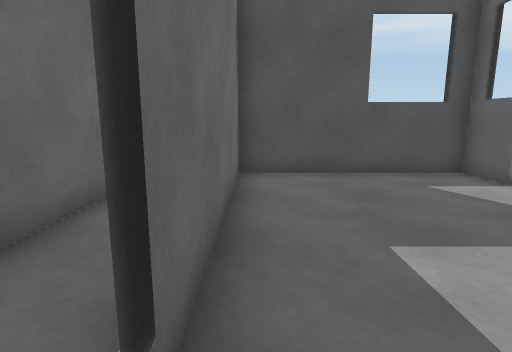
view 1 (above)

17 first-person views from a walk through a 3-D level made in the Unity game engine. The camera is 1.2 m above the floor, tilts 10° down and sees 80° across. The floor is counted in squares, 0.9 m on a side. Each view is taken from the middle of a square. On the plan, view 1 faces up. The plan holds only what a view shows up to about 14 squares ahead; the rest is blank. The place goes on beyond the plan. The player is left out.

view 2
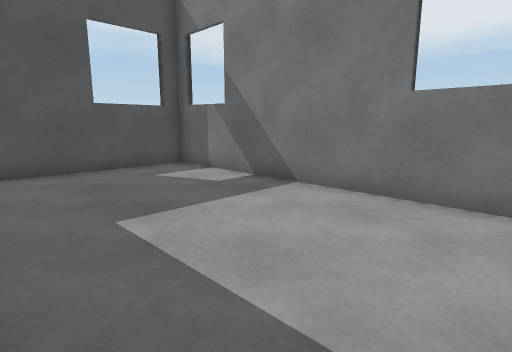

view 3
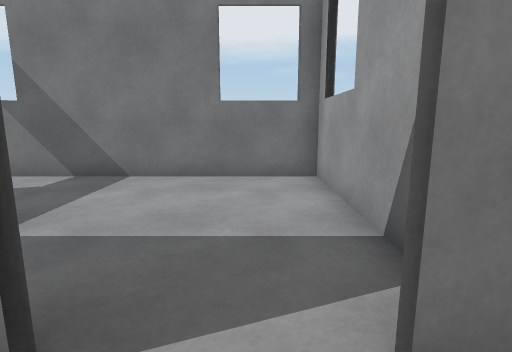

view 4
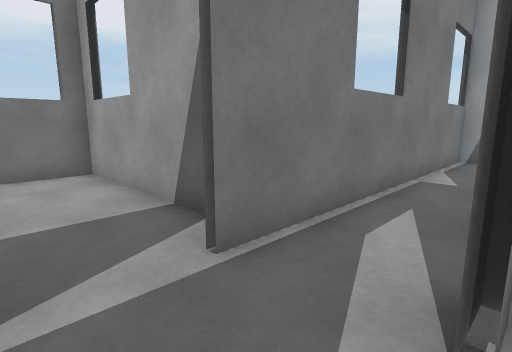

view 5
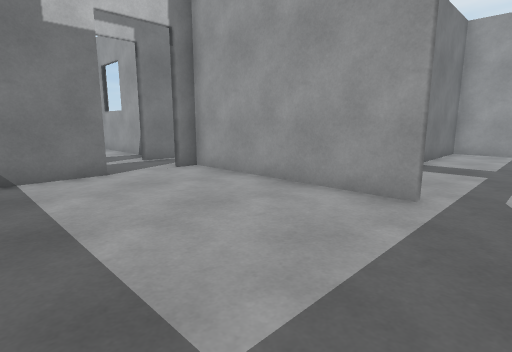

view 6
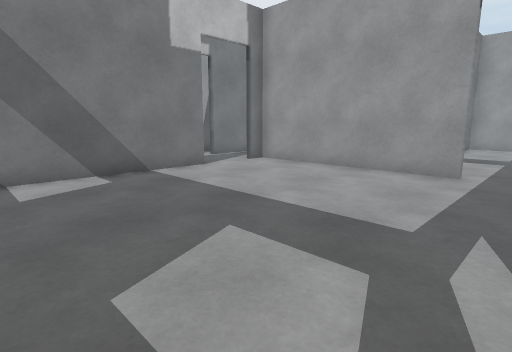

view 7
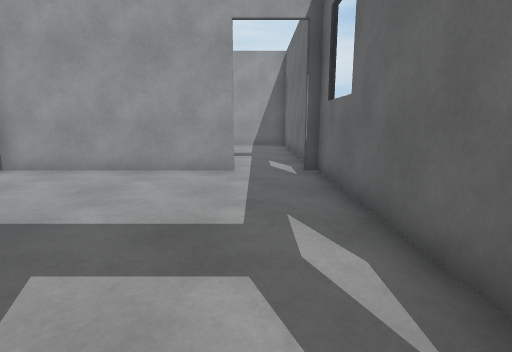

view 8
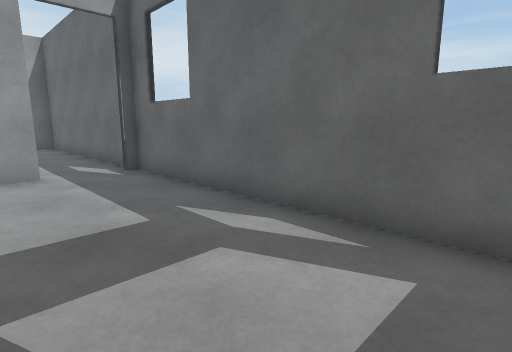

view 9
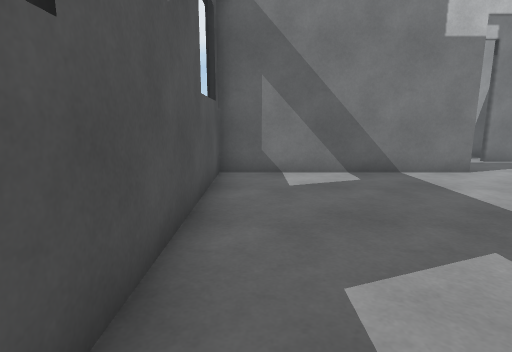

view 10
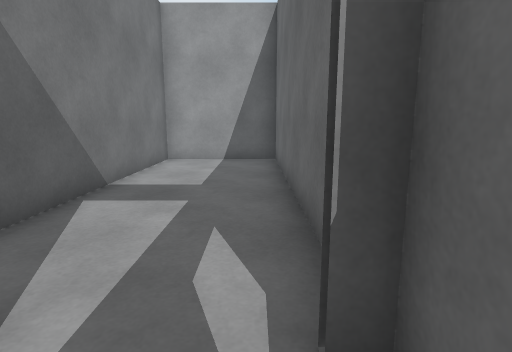

view 11
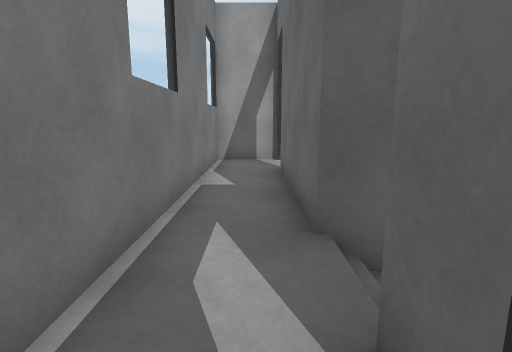

view 12
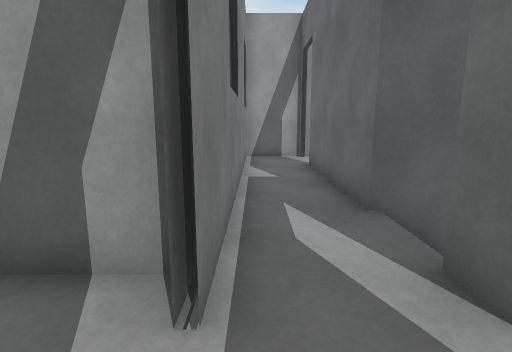

view 13
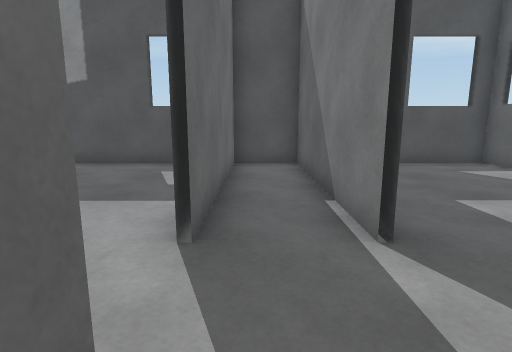

view 14
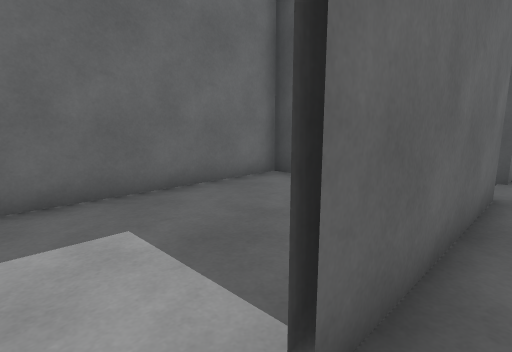

view 15
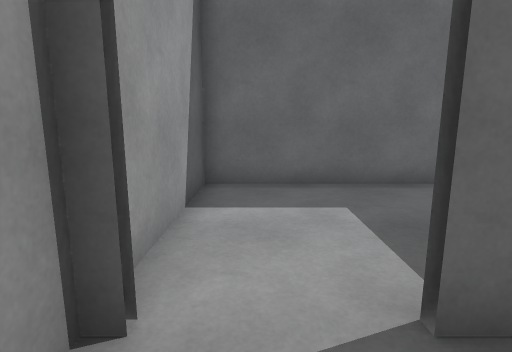

view 16
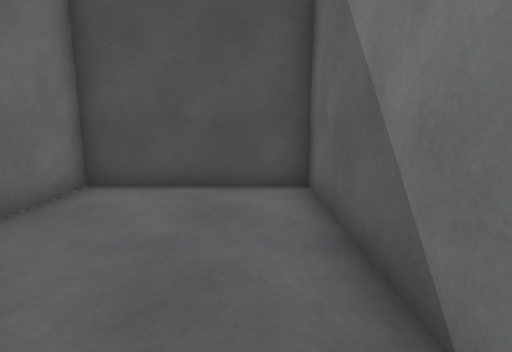

view 17
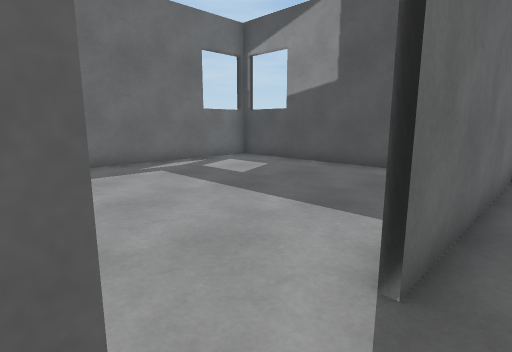

### Floor plan
Points are (right, up) in squares from view 1. A wall is a line through its corners. A room is listed if a view was taken in it or the views show most of it. See-through windows are left out.
Room 1 (views 1, 2)
walls: (-0.6, 1.8) (-0.6, 1.2); (-0.5, -1.5) (5.5, -1.5) (5.5, 8) (-1, 8); (-0.5, 8) (-0.5, 1.2)
ways out: opening at (-1, 0.5) to room 2
Room 2 (views 3, 11, 12, 13, 14, 15, 17)
walls: (-0.5, -1.6) (-0.5, -0.7); (-4, -3.5) (-2.7, -3.5) (-2.7, -8.9); (-2.7, -0.8) (-2.7, -1.8); (-0.6, 1.2) (-0.6, 8); (-0.5, 1.3) (-0.5, 1.8); (-2.9, 2.1) (-2.9, 1.2); (-2.8, -11.1) (-0.6, -11.1) (-0.6, -0.8); (-1, 8) (-2.7, 8) (-2.7, 1.2)
ways out: opening at (-1, 0.5) to room 1; opening at (-3, 0.5) to room 3; opening at (-3, -9.5) to room 4
Room 3 (views 4, 5, 6, 7, 8, 9, 10)
walls: (-2.9, 1.1) (-2.9, 8) (-11.7, 8) (-11.7, -1.5) (-11.2, -1.5); (-9.5, -1.5) (-2.7, -1.5)
ways out: opening at (-3, 0.5) to room 2; opening at (-10.5, -2) to room 5
Room 4 (view 16)
walls: (-2.9, -8.9) (-2.9, -3.7) (-7.6, -3.7) (-7.6, -11.1) (-2.9, -11.1)
ways out: opening at (-3, -9.5) to room 2
Room 5 (no view inside)
walls: (-11.7, -2.5) (-11.7, -11.1) (-7.8, -11.1) (-7.8, -3.6)
ways out: opening at (-10.5, -2) to room 3

Positions as (right, up) in squares from view 1, and headings:
1: (0, 0), facing up
2: (0, -1), facing up-right
3: (-2, 0), facing right
4: (-3, 1), facing down-right
5: (-11, 4), facing down-right
6: (-11, 7), facing down-right
7: (-10, 7), facing down
8: (-8, 7), facing down-left
9: (-11, 7), facing right
10: (-11, 0), facing down
11: (-2, 0), facing down
12: (-1, 1), facing down
13: (-2, -2), facing up
14: (-2, -10), facing up-left
15: (-1, -10), facing left
16: (-4, -10), facing up
17: (-2, -1), facing up-left
